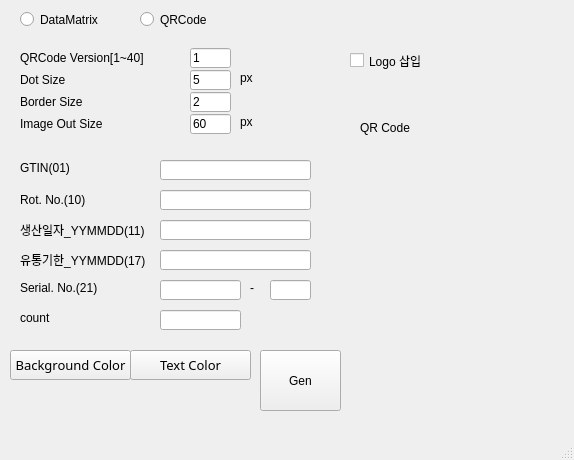
<?xml version="1.0" encoding="UTF-8"?>
<ui version="4.0">
 <class>MainWindow</class>
 <widget class="QMainWindow" name="MainWindow">
  <property name="geometry">
   <rect>
    <x>0</x>
    <y>0</y>
    <width>574</width>
    <height>460</height>
   </rect>
  </property>
  <property name="windowTitle">
   <string>MainWindow</string>
  </property>
  <widget class="QWidget" name="centralwidget">
   <widget class="QLabel" name="label_qrcode">
    <property name="geometry">
     <rect>
      <x>360</x>
      <y>140</y>
      <width>200</width>
      <height>200</height>
     </rect>
    </property>
    <property name="autoFillBackground">
     <bool>true</bool>
    </property>
    <property name="text">
     <string/>
    </property>
   </widget>
   <widget class="QLabel" name="label">
    <property name="geometry">
     <rect>
      <x>360</x>
      <y>120</y>
      <width>71</width>
      <height>16</height>
     </rect>
    </property>
    <property name="text">
     <string>QR Code</string>
    </property>
   </widget>
   <widget class="QPushButton" name="pushButton_gen_qr">
    <property name="geometry">
     <rect>
      <x>260</x>
      <y>350</y>
      <width>81</width>
      <height>61</height>
     </rect>
    </property>
    <property name="text">
     <string>Gen</string>
    </property>
   </widget>
   <widget class="QLabel" name="label_2">
    <property name="geometry">
     <rect>
      <x>20</x>
      <y>160</y>
      <width>71</width>
      <height>16</height>
     </rect>
    </property>
    <property name="text">
     <string>GTIN(01)</string>
    </property>
   </widget>
   <widget class="QLabel" name="label_text_color">
    <property name="geometry">
     <rect>
      <x>130</x>
      <y>380</y>
      <width>121</width>
      <height>31</height>
     </rect>
    </property>
    <property name="font">
     <font>
      <family>Adobe Devanagari</family>
      <pointsize>10</pointsize>
     </font>
    </property>
    <property name="autoFillBackground">
     <bool>true</bool>
    </property>
    <property name="text">
     <string/>
    </property>
   </widget>
   <widget class="QPushButton" name="pushButton_text_color">
    <property name="geometry">
     <rect>
      <x>130</x>
      <y>350</y>
      <width>121</width>
      <height>30</height>
     </rect>
    </property>
    <property name="font">
     <font>
      <family>Adobe Devanagari</family>
      <pointsize>10</pointsize>
     </font>
    </property>
    <property name="text">
     <string>Text Color</string>
    </property>
   </widget>
   <widget class="QPushButton" name="pushButton_back_color">
    <property name="geometry">
     <rect>
      <x>10</x>
      <y>350</y>
      <width>121</width>
      <height>30</height>
     </rect>
    </property>
    <property name="font">
     <font>
      <family>Adobe Devanagari</family>
      <pointsize>10</pointsize>
     </font>
    </property>
    <property name="text">
     <string>Background Color</string>
    </property>
   </widget>
   <widget class="QLabel" name="label_back_color">
    <property name="geometry">
     <rect>
      <x>10</x>
      <y>380</y>
      <width>121</width>
      <height>31</height>
     </rect>
    </property>
    <property name="font">
     <font>
      <family>Adobe Devanagari</family>
      <pointsize>10</pointsize>
     </font>
    </property>
    <property name="autoFillBackground">
     <bool>true</bool>
    </property>
    <property name="text">
     <string/>
    </property>
   </widget>
   <widget class="QLabel" name="label_3">
    <property name="geometry">
     <rect>
      <x>20</x>
      <y>50</y>
      <width>171</width>
      <height>16</height>
     </rect>
    </property>
    <property name="text">
     <string>QRCode Version[1~40]</string>
    </property>
   </widget>
   <widget class="QLineEdit" name="lineEdit_qr_ver">
    <property name="enabled">
     <bool>true</bool>
    </property>
    <property name="geometry">
     <rect>
      <x>190</x>
      <y>48</y>
      <width>41</width>
      <height>20</height>
     </rect>
    </property>
    <property name="text">
     <string>1</string>
    </property>
   </widget>
   <widget class="QLineEdit" name="lineEdit_dot_size">
    <property name="geometry">
     <rect>
      <x>190</x>
      <y>70</y>
      <width>41</width>
      <height>20</height>
     </rect>
    </property>
    <property name="text">
     <string>5</string>
    </property>
   </widget>
   <widget class="QLabel" name="label_4">
    <property name="geometry">
     <rect>
      <x>20</x>
      <y>72</y>
      <width>171</width>
      <height>16</height>
     </rect>
    </property>
    <property name="text">
     <string>Dot Size</string>
    </property>
   </widget>
   <widget class="QLabel" name="label_5">
    <property name="geometry">
     <rect>
      <x>240</x>
      <y>70</y>
      <width>31</width>
      <height>16</height>
     </rect>
    </property>
    <property name="text">
     <string>px</string>
    </property>
   </widget>
   <widget class="QLabel" name="label_7">
    <property name="geometry">
     <rect>
      <x>20</x>
      <y>94</y>
      <width>171</width>
      <height>16</height>
     </rect>
    </property>
    <property name="text">
     <string>Border Size</string>
    </property>
   </widget>
   <widget class="QLineEdit" name="lineEdit_border_size">
    <property name="geometry">
     <rect>
      <x>190</x>
      <y>92</y>
      <width>41</width>
      <height>20</height>
     </rect>
    </property>
    <property name="text">
     <string>2</string>
    </property>
   </widget>
   <widget class="QCheckBox" name="checkBox_logo_enable">
    <property name="geometry">
     <rect>
      <x>350</x>
      <y>50</y>
      <width>96</width>
      <height>21</height>
     </rect>
    </property>
    <property name="text">
     <string>Logo 삽입</string>
    </property>
   </widget>
   <widget class="QLabel" name="label_6">
    <property name="geometry">
     <rect>
      <x>20</x>
      <y>192</y>
      <width>81</width>
      <height>16</height>
     </rect>
    </property>
    <property name="text">
     <string>Rot. No.(10)</string>
    </property>
   </widget>
   <widget class="QLabel" name="label_8">
    <property name="geometry">
     <rect>
      <x>20</x>
      <y>280</y>
      <width>91</width>
      <height>16</height>
     </rect>
    </property>
    <property name="text">
     <string>Serial. No.(21)</string>
    </property>
   </widget>
   <widget class="QLineEdit" name="lineEdit_gtin">
    <property name="geometry">
     <rect>
      <x>160</x>
      <y>160</y>
      <width>151</width>
      <height>20</height>
     </rect>
    </property>
    <property name="text">
     <string/>
    </property>
   </widget>
   <widget class="QLineEdit" name="lineEdit_rot">
    <property name="geometry">
     <rect>
      <x>160</x>
      <y>190</y>
      <width>151</width>
      <height>20</height>
     </rect>
    </property>
    <property name="text">
     <string/>
    </property>
   </widget>
   <widget class="QLineEdit" name="lineEdit_serial">
    <property name="geometry">
     <rect>
      <x>160</x>
      <y>280</y>
      <width>81</width>
      <height>20</height>
     </rect>
    </property>
    <property name="text">
     <string/>
    </property>
   </widget>
   <widget class="QLabel" name="label_9">
    <property name="geometry">
     <rect>
      <x>250</x>
      <y>280</y>
      <width>16</width>
      <height>16</height>
     </rect>
    </property>
    <property name="text">
     <string>-</string>
    </property>
   </widget>
   <widget class="QLineEdit" name="lineEdit_s_no">
    <property name="geometry">
     <rect>
      <x>270</x>
      <y>280</y>
      <width>41</width>
      <height>20</height>
     </rect>
    </property>
    <property name="text">
     <string/>
    </property>
   </widget>
   <widget class="QLabel" name="label_10">
    <property name="geometry">
     <rect>
      <x>20</x>
      <y>310</y>
      <width>71</width>
      <height>16</height>
     </rect>
    </property>
    <property name="text">
     <string>count</string>
    </property>
   </widget>
   <widget class="QLineEdit" name="lineEdit_count">
    <property name="geometry">
     <rect>
      <x>160</x>
      <y>310</y>
      <width>81</width>
      <height>20</height>
     </rect>
    </property>
    <property name="text">
     <string/>
    </property>
   </widget>
   <widget class="QLabel" name="label_11">
    <property name="geometry">
     <rect>
      <x>20</x>
      <y>116</y>
      <width>171</width>
      <height>16</height>
     </rect>
    </property>
    <property name="text">
     <string>Image Out Size</string>
    </property>
   </widget>
   <widget class="QLineEdit" name="lineEdit_img_size">
    <property name="geometry">
     <rect>
      <x>190</x>
      <y>114</y>
      <width>41</width>
      <height>20</height>
     </rect>
    </property>
    <property name="text">
     <string>60</string>
    </property>
   </widget>
   <widget class="QLabel" name="label_12">
    <property name="geometry">
     <rect>
      <x>240</x>
      <y>114</y>
      <width>31</width>
      <height>16</height>
     </rect>
    </property>
    <property name="text">
     <string>px</string>
    </property>
   </widget>
   <widget class="QRadioButton" name="radioButton_DataMatrix">
    <property name="geometry">
     <rect>
      <x>20</x>
      <y>10</y>
      <width>104</width>
      <height>19</height>
     </rect>
    </property>
    <property name="text">
     <string>DataMatrix</string>
    </property>
   </widget>
   <widget class="QRadioButton" name="radioButton_QRCode">
    <property name="geometry">
     <rect>
      <x>140</x>
      <y>10</y>
      <width>104</width>
      <height>19</height>
     </rect>
    </property>
    <property name="text">
     <string>QRCode</string>
    </property>
   </widget>
   <widget class="QLabel" name="label_13">
    <property name="geometry">
     <rect>
      <x>20</x>
      <y>222</y>
      <width>131</width>
      <height>16</height>
     </rect>
    </property>
    <property name="text">
     <string>생산일자_YYMMDD(11)</string>
    </property>
   </widget>
   <widget class="QLineEdit" name="lineEdit_date">
    <property name="geometry">
     <rect>
      <x>160</x>
      <y>220</y>
      <width>151</width>
      <height>20</height>
     </rect>
    </property>
    <property name="text">
     <string/>
    </property>
   </widget>
   <widget class="QLineEdit" name="lineEdit_expiration">
    <property name="geometry">
     <rect>
      <x>160</x>
      <y>250</y>
      <width>151</width>
      <height>20</height>
     </rect>
    </property>
    <property name="text">
     <string/>
    </property>
   </widget>
   <widget class="QLabel" name="label_14">
    <property name="geometry">
     <rect>
      <x>20</x>
      <y>252</y>
      <width>141</width>
      <height>16</height>
     </rect>
    </property>
    <property name="text">
     <string>유통기한_YYMMDD(17)</string>
    </property>
   </widget>
  </widget>
  <widget class="QMenuBar" name="menubar">
   <property name="geometry">
    <rect>
     <x>0</x>
     <y>0</y>
     <width>574</width>
     <height>21</height>
    </rect>
   </property>
  </widget>
  <widget class="QStatusBar" name="statusbar"/>
 </widget>
 <resources/>
 <connections/>
</ui>
